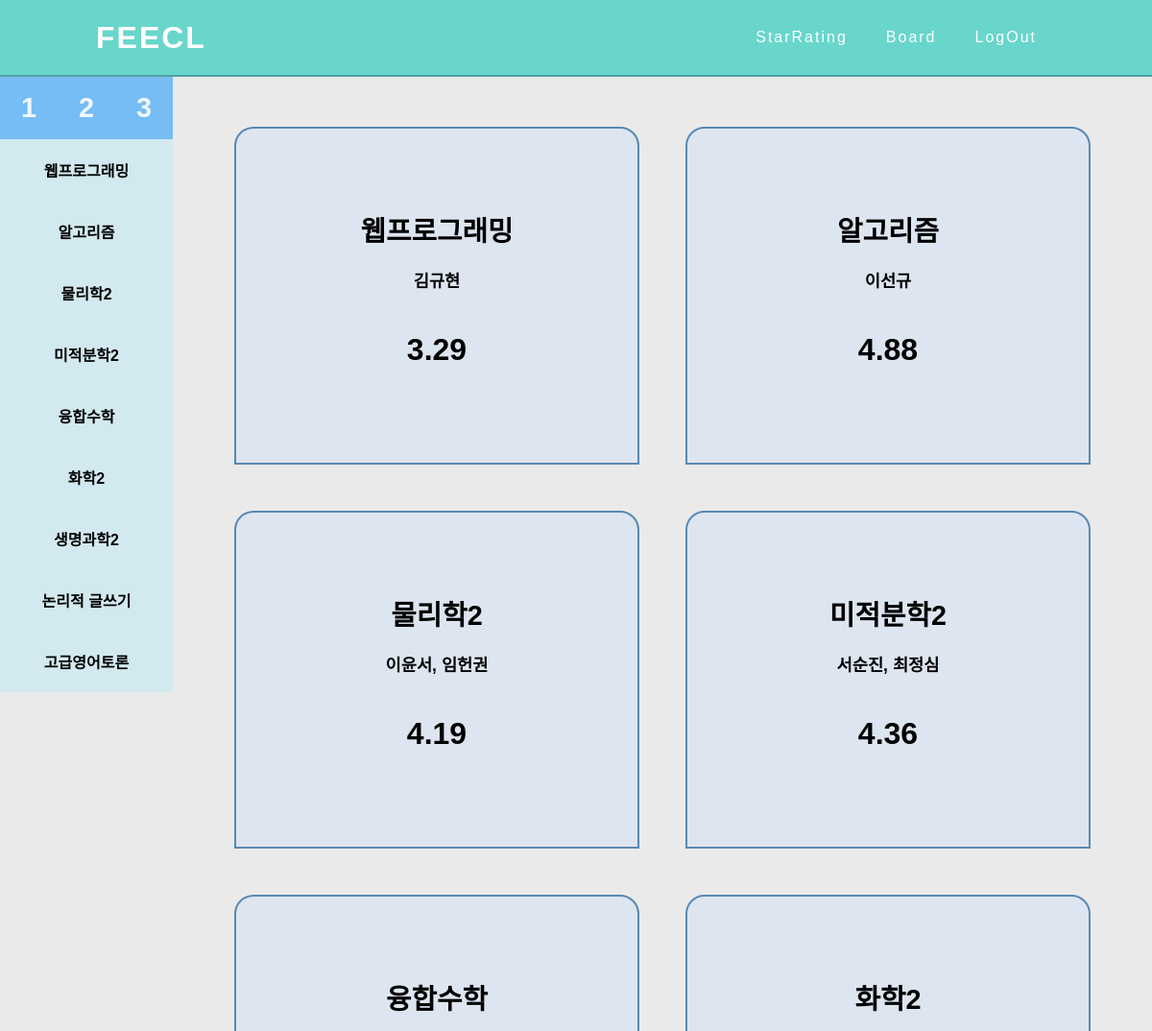
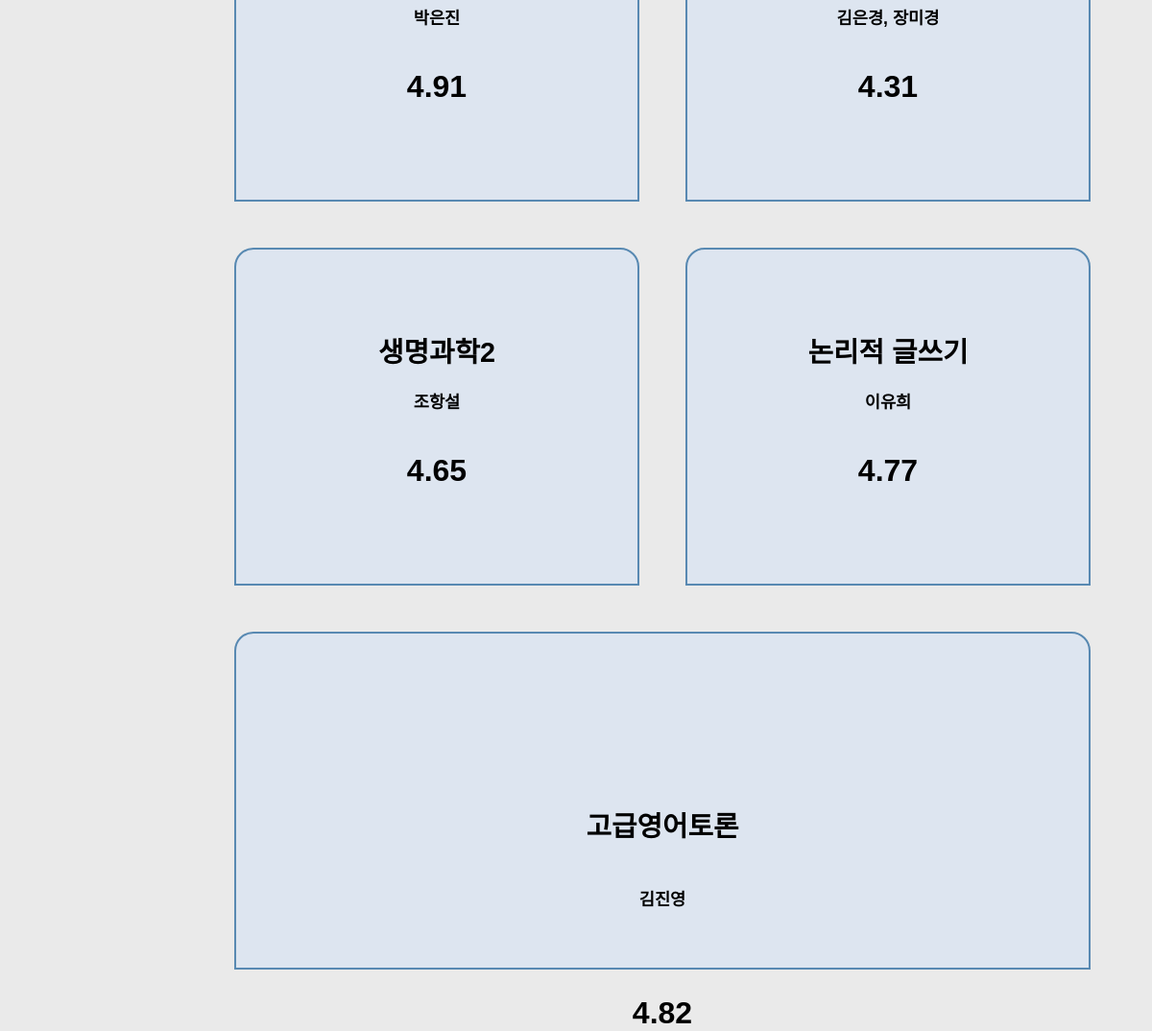
The app's page /starRating/2/ (signed in), older data (2 pictures, top to bottom).
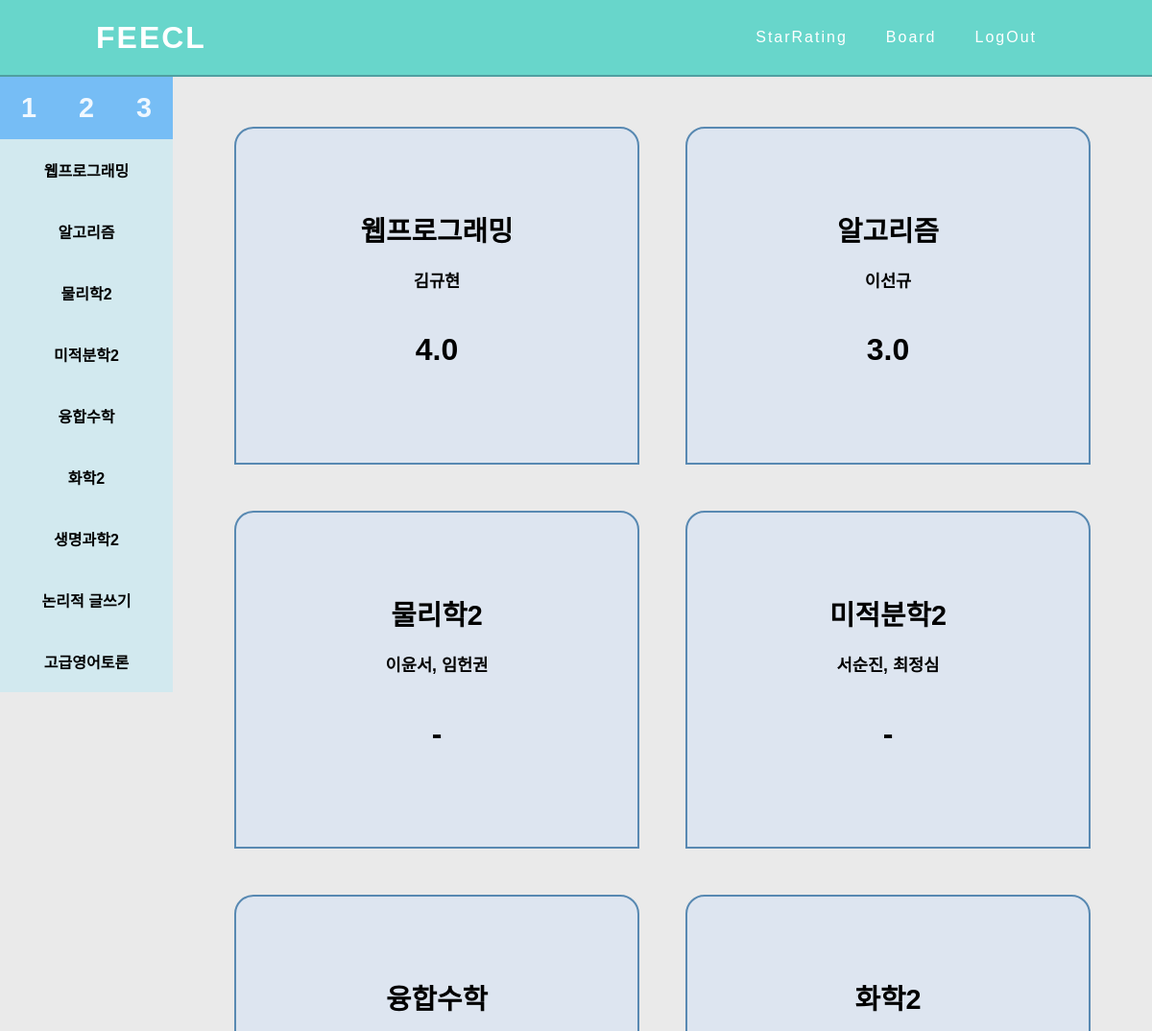
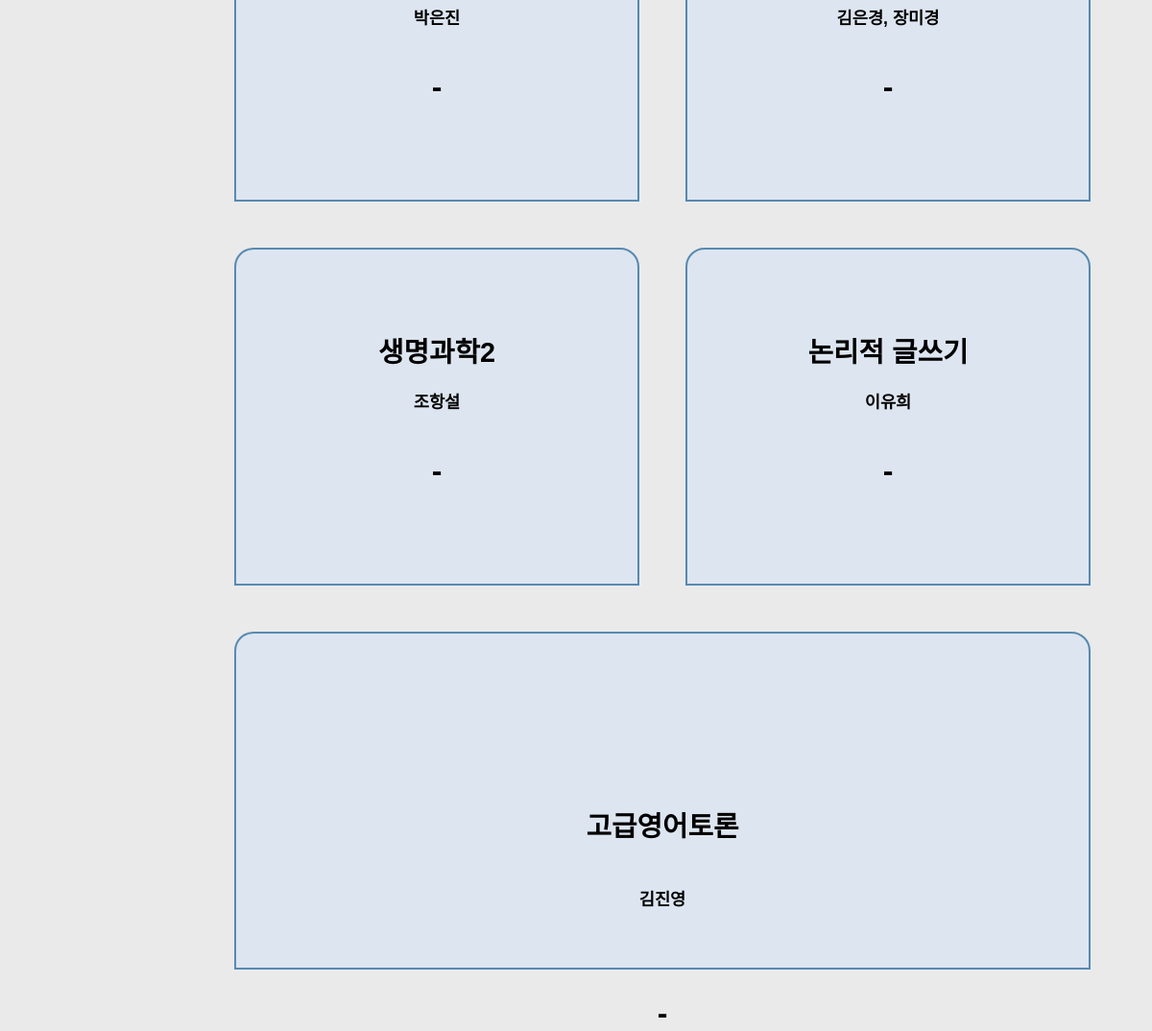
The same page, newer data (2 pictures, top to bottom).
### feeclStar/models.py (models this page shows, shortened)
class Subject(models.Model):
    subject_name = models.CharField('Title', max_length=50)
    subject_teacher = models.CharField('Teacher', max_length=50)
    subject_star = models.FloatField('Star',default=0, null=True)
    subject_credit = models.PositiveIntegerField(default=1)

### feeclStar/views.py (the view)
# urls.py: path('', subjectList,name='list'),
def subjectList(request):
    subject = Subject.objects.all()
    writer_id = request.session['user']
    return render(request,'feeclStar/subject_list.html',{'subject':subject,'writer_id':writer_id})

### feeclStar/templates/feeclStar/subject_list.html (shortened to what this page needs)
{%extends 'base.html'%}
{%block content%}
<div class='sidebar'>
    <div class='sideTop'>
        <ul>
            <li><a class='not_now' href="http://127.0.0.1:8000/starRating/1/">1</a></li>
            <li><a class='now' href="http://127.0.0.1:8000/starRating/2/">2</a></li>
            <li><a class='not_now' href="http://127.0.0.1:8000/starRating/3/">3</a></li>
        </ul>
    </div>
    <div class='sideSubject'>
        <ul>
            {% for subject in subject %}
                {%if writer_id != 0%}
                <li><a href='./detail/{{subject.pk}}'>{{subject.subject_name}}</a></li>
                {%elif writer_id == 0%}
                <li><a href=""><p onclick="alert('회원만 접근할 수 있는 페이지입니다')">{{subject.subject_name}}</p></a></li>
                {%endif%}
            {% endfor %}
        </ul>
    </div>
</div>
<div class="container">
    <div class="subject">
        {% for subject in subject%}
        {%if writer_id != 0%}
        <div class="subject-item" tabindex="0" onclick="location.href='./detail/{{subject.pk}}';">
            <ul>
                <li>{{subject.subject_name}}</li>
                <li>{{subject.subject_teacher}}</li>
                {% if subject.subject_star == 0%}
                <li>-</li>
                {%else%}
                <li>{{subject.subject_star}}</li>
                {%endif%}
            </ul>
        </div>
        {%endif%}
        {% endfor %}
    </div>
</div>
{%endblock%}

### feeclBoard/templates/base.html (shortened to what this page needs)
{%load static%}
<!DOCTYPE html>
<html lang='en'>
<head>
    <link rel="stylesheet" href="{% static 'css/style.css' %}">
    <link rel="stylesheet" href="{% static 'css/main.css' %}">
</head>
<body>
    <header>
        <a href="#" class='logo'>Feecl</a>
        <ul>
            <li><a href='http://127.0.0.1:8000/starRating/'>StarRating</a></li>
            <li><a href='#'>Board</a></li>
            <li><a href="#">LogOut</a></li>
        </ul>
    </header>
    <main>
        {%block content%}
        {%endblock%}
    </main>
</body>
</html>

### feeclStar/static/css/style.css (style rules this page uses)
* { margin:0; padding: 0; box-sizing: border-box; font-family:'Poppins',sans-serif; }
body { background-color: #EAEAEA; min-height: 100vh; }
header { background-color: #68D6CB; position: fixed; top:0; left: 0; width: 100%; height: 80px; display: flex; justify-content: space-between; align-items: center; transition: 0.6s; padding: 0px 100px; z-index: 10000; border-bottom: 2px solid rgba(41, 67, 92, 0.377); }
header .logo { position: relative; font-weight: 700; color: #fff; text-decoration: none; font-size: 2em; text-transform: uppercase; letter-spacing: 2px; transition: 0.6s; }
header ul { position: relative; display: flex; justify-content: center; align-items: center; }
header ul li { position: relative; list-style: none; }
header ul li a { position: relative; margin: 0 10px; text-decoration: none; color: #fff; padding: 8px 10px; letter-spacing: 2px; font-weight: 500px; transition: 0.6s; }
main { height: auto; background-color: #EAEAEA; padding-top: 100px; }

### feeclStar/static/css/main.css (style rules this page uses)
.sidebar { height:auto; width:15%; position: absolute; left:0; top: 0; margin-top: 80px; background-color: #EAEAEA;; }
.sideTop ul { background-color: burlywood; list-style-type: none; margin: 0; padding: 0; overflow: hidden; }
.sideTop ul li { float: left; width: 33.33333%; }
.sideTop ul li a { display: block; background-color: #76BDF5; color: aliceblue; padding: 16px 0px; font-size: 1.8em; text-decoration: none; text-align: center; font-weight: bold; transition: 0.4s; }
.sideSubject ul { list-style-type: none; margin: 0; padding: 0; width:100%; }
.sideSubject ul li a { background-color: #D2E9EF; display: block; color: #000; padding: 20px; text-align: center; text-decoration: none; font-weight:bold; transition: 0.3s; }
.container { max-width: 93.5rem; margin-left: 15%; padding: 0 2rem; width: auto; }
.subject { display: flex; flex-wrap: wrap; margin: 0.5rem 0.5rem; }
.subject-item { position: relative; flex: 1 0 22rem; margin: 1.5rem; cursor: pointer; text-align: center; border: 2px solid #5889B2; border-radius: 20px 20px 0 0; background-color: #DDE5F0; height: 22rem; transition: 0.6s; }
.subject-item ul { list-style-type: none; margin: 0; padding: 0; width:100%; }
.subject-item ul li:nth-child(1) { margin-top: 20%; font-weight:bold; font-size: 1.8em; }
.subject-item ul li:nth-child(2) { margin-top: 5%; font-weight:bold; font-size: 1.1em; }
.subject-item ul li:nth-child(3) { margin-top: 10%; font-weight:bold; font-size: 2em; }

Row changes from the older to the newer data that the page shows:
changed Subject "웹프로그래밍": subject_star "3.29" → "4.0"
changed Subject "알고리즘": subject_star "4.88" → "3.0"
changed Subject "물리학2": subject_star "4.19" → (not shown); now shows "-"
changed Subject "미적분학2": subject_star "4.36" → (not shown); now shows "-"
changed Subject "융합수학": subject_star "4.91" → (not shown); now shows "-"
changed Subject "화학2": subject_star "4.31" → (not shown); now shows "-"
changed Subject "생명과학2": subject_star "4.65" → (not shown); now shows "-"
changed Subject "논리적 글쓰기": subject_star "4.77" → (not shown); now shows "-"
changed Subject "고급영어토론": subject_star "4.82" → (not shown); now shows "-"
